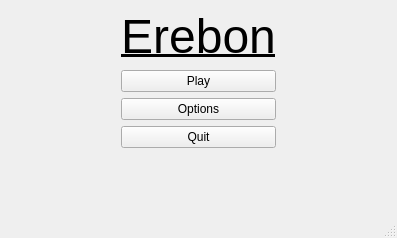
<?xml version="1.0" encoding="UTF-8"?>
<ui version="4.0">
 <class>MainWindow</class>
 <widget class="QMainWindow" name="MainWindow">
  <property name="geometry">
   <rect>
    <x>0</x>
    <y>0</y>
    <width>397</width>
    <height>238</height>
   </rect>
  </property>
  <property name="windowTitle">
   <string>MainWindow</string>
  </property>
  <widget class="QWidget" name="centralwidget">
   <layout class="QGridLayout" name="gridLayout">
    <item row="1" column="2">
     <widget class="QPushButton" name="pushButton">
      <property name="text">
       <string>Play</string>
      </property>
     </widget>
    </item>
    <item row="0" column="3">
     <spacer name="horizontalSpacer_2">
      <property name="orientation">
       <enum>Qt::Horizontal</enum>
      </property>
      <property name="sizeHint" stdset="0">
       <size>
        <width>40</width>
        <height>20</height>
       </size>
      </property>
     </spacer>
    </item>
    <item row="2" column="2">
     <widget class="QPushButton" name="pushButton_2">
      <property name="text">
       <string>Options</string>
      </property>
     </widget>
    </item>
    <item row="0" column="0">
     <spacer name="horizontalSpacer">
      <property name="orientation">
       <enum>Qt::Horizontal</enum>
      </property>
      <property name="sizeHint" stdset="0">
       <size>
        <width>40</width>
        <height>20</height>
       </size>
      </property>
     </spacer>
    </item>
    <item row="3" column="2">
     <widget class="QPushButton" name="pushButton_3">
      <property name="text">
       <string>Quit</string>
      </property>
     </widget>
    </item>
    <item row="0" column="2">
     <widget class="QLabel" name="label">
      <property name="text">
       <string>&lt;html&gt;&lt;head/&gt;&lt;body&gt;&lt;p align=&quot;center&quot;&gt;&lt;span style=&quot; font-size:36pt; text-decoration: underline;&quot;&gt;Erebon&lt;/span&gt;&lt;/p&gt;&lt;/body&gt;&lt;/html&gt;</string>
      </property>
     </widget>
    </item>
    <item row="4" column="2">
     <spacer name="verticalSpacer">
      <property name="orientation">
       <enum>Qt::Vertical</enum>
      </property>
      <property name="sizeHint" stdset="0">
       <size>
        <width>20</width>
        <height>40</height>
       </size>
      </property>
     </spacer>
    </item>
   </layout>
  </widget>
  <widget class="QStatusBar" name="statusbar"/>
 </widget>
 <resources/>
 <connections/>
</ui>
